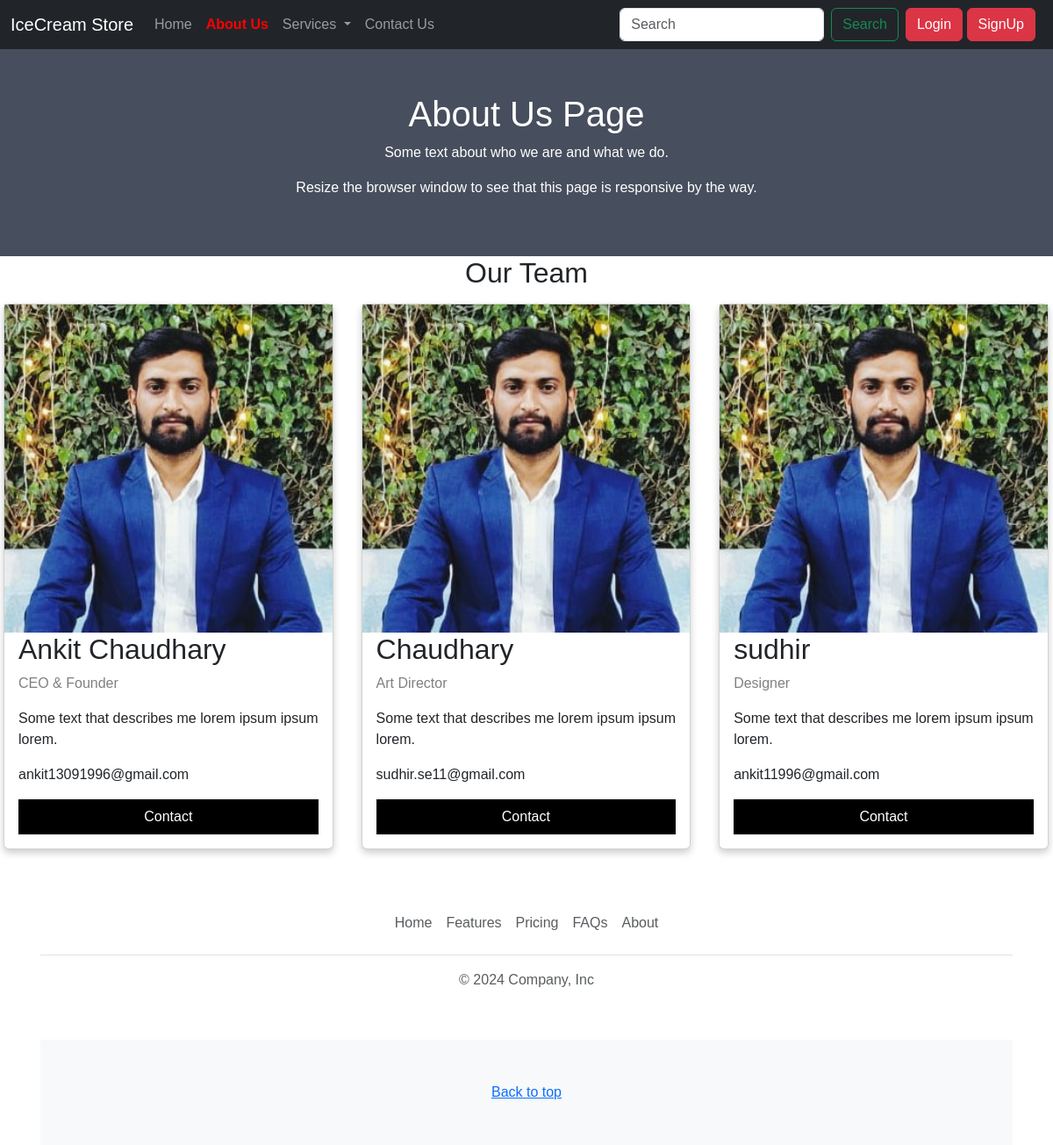
/about, run on the app's committed database.
### home1/models.py (models this page shows)
class about(models.Model):
  name = models.CharField(max_length=30)
  designation = models.CharField(max_length=30)
  image=models.ImageField(upload_to='static/about', default='')
  description = models.TextField()
  email  = models.EmailField(max_length=70,blank=True,unique=True)

### home1/views.py (the view)
# urls.py: path("about",views.showAbout,name='about'),
def showAbout(request):
    aboutObj = about.objects.all()
    template_name = 'about.html'
    context = {'aboutObj':aboutObj}
    return render(request, template_name, context)

### templates/about.html (shortened to what this page needs)
{% extends "base.html" %}
{% block body %}
<div class="about-section">
  <h1>About Us Page</h1>
  <p>Some text about who we are and what we do.</p>
  <p>Resize the browser window to see that this page is responsive by the way.</p>
</div>
<h2 style="text-align:center">Our Team</h2>
<div class="row">
  {%for j in aboutObj%}
    <div class="column">
      <div class="card">
        <img src="{{j.image.url}}" alt="Ankit Chaudhary" style="width:100%">
        <div class="container">
          <h2>{{j.name}}</h2>
          <p class="title">{{j.designation}}</p>
          <p>{{j.description}}</p>
          <p>{{j.email}}</p>
          <p><button class="button">Contact</button></p>
        </div>
      </div>
    </div>
  {%endfor%}
</div>
{% endblock body %}

### templates/about.html (style rules this page uses)
body { font-family: Arial, Helvetica, sans-serif; margin: 0; }
html { box-sizing: border-box; }
*, *:before, *:after { box-sizing: inherit; }
.column { float: left; width: 33.3%; margin-bottom: 16px; padding: 0 8px; }
.card { box-shadow: 0 4px 8px 0 rgba(0, 0, 0, 0.2); margin: 8px; }
.about-section { padding: 50px; text-align: center; background-color: #474e5d; color: white; }
.container { padding: 0 16px; }
.container::after, .row::after { content: ""; clear: both; display: table; }
.title { color: grey; }
.button { border: none; outline: 0; display: inline-block; padding: 8px; color: white; background-color: #000; text-align: center; cursor: pointer; width: 100%; }

### data on the page
about: image (picture), name "Ankit Chaudhary", designation "CEO & Founder", description "Some text that describes me lorem ipsum ipsum lorem.", email "ankit13091996@gmail.com"
about: image (picture), name "Chaudhary", designation "Art Director", description "Some text that describes me lorem ipsum ipsum lorem.", email "sudhir.se11@gmail.com"
about: image (picture), name "sudhir", designation "Designer", description "Some text that describes me lorem ipsum ipsum lorem.", email "ankit11996@gmail.com"
